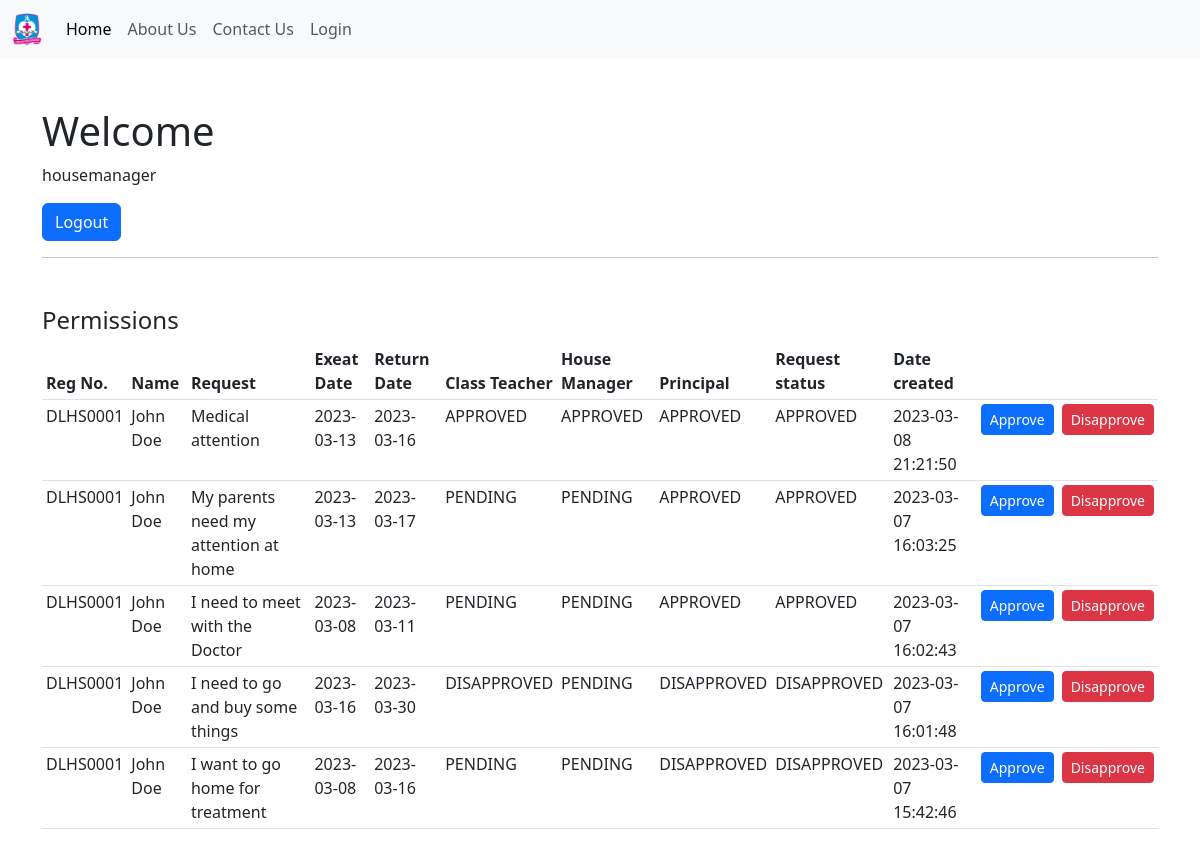
The page /admin-dashboard.php (signed in) on the database its author committed.
### tables this page shows
CREATE TABLE IF NOT EXISTS `permissions` (
  `id` int(11) NOT NULL AUTO_INCREMENT,
  `regnumber` varchar(50) NOT NULL,
  `firstname` varchar(50) NOT NULL,
  `surname` varchar(50) NOT NULL,
  `request` text NOT NULL,
  `exeatDate` date NOT NULL,
  `returnDate` date NOT NULL,
  `classTeacher` varchar(50) NOT NULL,
  `houseManager` varchar(50) NOT NULL,
  `principal` varchar(50) NOT NULL,
  `requestStatus` varchar(50) NOT NULL,
  `created` datetime NOT NULL DEFAULT CURRENT_TIMESTAMP,
  PRIMARY KEY (`id`)
);

### admin-dashboard.php (the view, shortened to what this page needs)
<?php
include "database-config.php";
$sql = "SELECT * FROM permissions ORDER BY id DESC";
$result = mysqli_query($conn, $sql);
?>
<!DOCTYPE html>
<html lang="en">
<head>
    <link href="https://cdn.jsdelivr.net/npm/bootstrap@5.3.0-alpha1/dist/css/bootstrap.min.css" rel="stylesheet">
</head>
<body>
    <div>
        <?php include "menu.php"; ?>
    </div>
    <div class="container mt-5 mb-5">
        <h1>Welcome</h1>
        <p><?php echo $_SESSION['username'] ?></p>
        <a href="admin-logout.php" class="btn btn-primary">Logout</a>
        <hr>
        <h4 class="mt-5">Permissions</h4>
        <table class="table table-sm">
            <thead>
                <tr>
                    <th>Reg No.</th>
                    <th>Name</th>
                    <th>Request</th>
                    <th>Exeat Date</th>
                    <th>Return Date</th>
                    <th>Class Teacher</th>
                    <th>House Manager</th>
                    <th>Principal</th>
                    <th>Request status</th>
                    <th>Date created</th>
                    <th></th>
                    <th></th>
                </tr>
            </thead>
            <tbody>
                <?php while($permissions = $result->fetch_assoc()): ?>
                    <tr>
                        <td><?php echo $permissions['regnumber']; ?></td>
                        <td><?php echo $permissions['firstname']; ?> <?php echo $permissions['surname']; ?></td>
                        <td><?php echo $permissions['request']; ?></td>
                        <td><?php echo $permissions['exeatDate']; ?></td>
                        <td><?php echo $permissions['returnDate']; ?></td>
                        <td><?php echo $permissions['classTeacher']; ?></td>
                        <td><?php echo $permissions['houseManager']; ?></td>
                        <td><?php echo $permissions['principal']; ?></td>
                        <td><?php echo $permissions['requestStatus']; ?></td>
                        <td><?php echo $permissions['created']; ?></td>
                        <td><a href="admin-dashboard.php?approve=<?php echo $permissions['id']; ?>" class="btn btn-primary btn-sm">Approve</a></td>
                        <td><a href="admin-dashboard.php?disapprove=<?php echo $permissions['id']; ?>" class="btn btn-danger btn-sm">Disapprove</a></td>
                    </tr>
                <?php endwhile; ?>
            </tbody>
        </table>
    </div>
</body>
</html>

### rows shown on the page
permissions: regnumber "DLHS0001", firstname "John", surname "Doe", request "Medical attention", exeatDate "2023-03-13", returnDate "2023-03-16", classTeacher "APPROVED", houseManager "APPROVED", principal "APPROVED", requestStatus "APPROVED", created "2023-03-08 21:21:50"
permissions: regnumber "DLHS0001", firstname "John", surname "Doe", request "My parents need my attention at home", exeatDate "2023-03-13", returnDate "2023-03-17", classTeacher "PENDING", houseManager "PENDING", principal "APPROVED", requestStatus "APPROVED", created "2023-03-07 16:03:25"
permissions: regnumber "DLHS0001", firstname "John", surname "Doe", request "I need to meet with the Doctor", exeatDate "2023-03-08", returnDate "2023-03-11", classTeacher "PENDING", houseManager "PENDING", principal "APPROVED", requestStatus "APPROVED", created "2023-03-07 16:02:43"
permissions: regnumber "DLHS0001", firstname "John", surname "Doe", request "I need to go and buy some things", exeatDate "2023-03-16", returnDate "2023-03-30", classTeacher "DISAPPROVED", houseManager "PENDING", principal "DISAPPROVED", requestStatus "DISAPPROVED", created "2023-03-07 16:01:48"
permissions: regnumber "DLHS0001", firstname "John", surname "Doe", request "I want to go home for treatment", exeatDate "2023-03-08", returnDate "2023-03-16", classTeacher "PENDING", houseManager "PENDING", principal "DISAPPROVED", requestStatus "DISAPPROVED", created "2023-03-07 15:42:46"

### other values the page prints
$_SESSION['username'] "housemanager"
